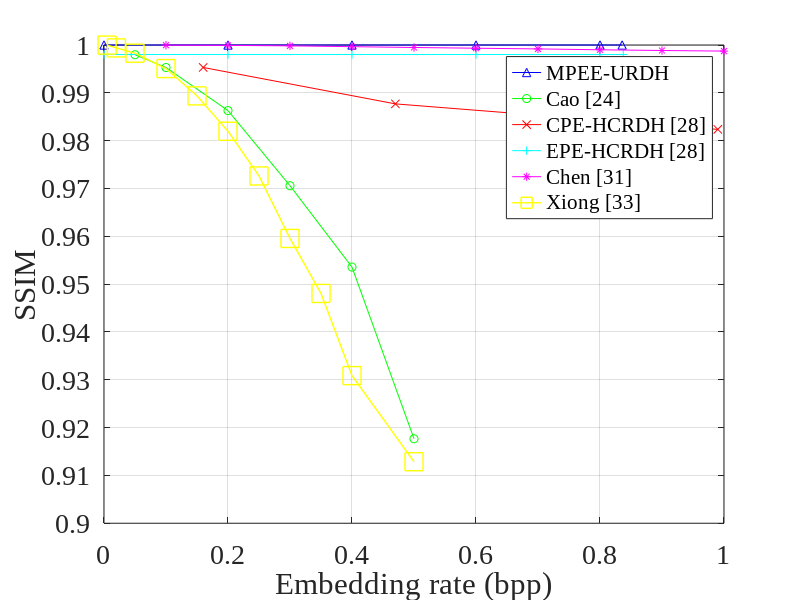

The MATLAB source for this figure:
clear;
clc;


num=[0.2 0.4 0.6 0.8 1];

propx=[0 0.2 0.4 0.6 0.8 0.8357];
propy=[1 1 1 1 1 1]; 

% caox=[0.05	0.1	0.2	0.3	0.4	0.5	0.6	0.7];
% caoy=[0.997962720771779	0.995293354481845	0.986281708296781	0.970577560292360	0.953560154652024	0.917668084377196	0.882092464114268	0.832144362245891];
caox=[0.05	0.1	0.2	0.3	0.4	0.5	];
caoy=[0.997962720771779	0.995293354481845	0.986281708296781	0.970577560292360	0.953560154652024	0.917668084377196	];

cpex=[0.16 0.47 0.99];
cpey=[0.995302559132188	0.987689028276826	0.982356229906329];

epex=[0 0.2 0.4 0.6 0.8 0.8375];
epey=[0.998010390545680 0.998010390545680 0.998010390545680 0.998010390545680 0.998010390545680 0.998010390545680]; 

chenx=[0.1	0.2	0.3	0.4	0.5	0.6	0.7	0.8	0.9	1.0];
cheny=[0.999959576675243	0.999920126585760	0.999821588331704	0.999650687052312	0.999480466288618	0.999327273035325	0.999182302756467	0.999001659953128	0.998850930898231	0.998723270911149];

xiongx=[0.005	0.02	0.05	0.1	0.15	0.2	0.25	0.3	0.35	0.4	0.5];
xiongy=[0.999980162799688	0.999390705958753	0.998284581260077	0.995069054790673	0.989360425727533	0.981962317158005	0.972618482477529	0.959549917056126	0.948052887480666	0.930866757168707	0.912860449716979];

% new
plot(propx,propy,'b ^ -',caox,caoy,'g o -',cpex,cpey,'r x -',epex,epey,'c + -',chenx,cheny,'m * -',xiongx,xiongy,'y s -','linewidth',1,'MarkerSize',13)

xlabel('Embedding rate (bpp)')
ylabel('SSIM')
% axis([0 1 0.8 1.0]);
% set(gca,'xtick',0:0.2:1);
% set(gca,'ytick',0.8:0.05:1.0);
axis([0 1 0.9 1.0]);
set(gca,'xtick',0:0.2:1);
set(gca,'ytick',0.9:0.01:1.0);
set(gca,'FontSize',20,'FontName', 'Times New Roman');
grid on

l1=legend('MPEE-URDH','Cao [24]','CPE-HCRDH [28]','EPE-HCRDH [28]','Chen [31]','Xiong [33]');
set(l1,'FontName', 'Times New Roman','FontSize',15)


